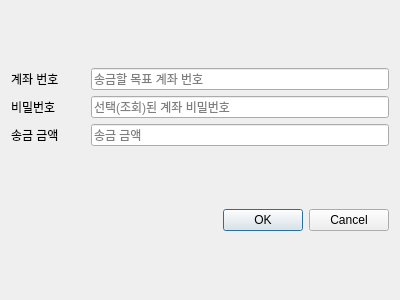
<?xml version="1.0" encoding="UTF-8"?>
<ui version="4.0">
 <class>TransferDialog</class>
 <widget class="QDialog" name="TransferDialog">
  <property name="geometry">
   <rect>
    <x>0</x>
    <y>0</y>
    <width>400</width>
    <height>300</height>
   </rect>
  </property>
  <property name="windowTitle">
   <string>송금</string>
  </property>
  <layout class="QGridLayout" name="gridLayout_2">
   <item row="0" column="0">
    <layout class="QGridLayout" name="gridLayout" columnstretch="1,4">
     <item row="0" column="1">
      <widget class="QLineEdit" name="d_acc_le">
       <property name="placeholderText">
        <string>송금할 목표 계좌 번호</string>
       </property>
      </widget>
     </item>
     <item row="1" column="0">
      <widget class="QLabel" name="d_pass_lbl">
       <property name="text">
        <string>비밀번호</string>
       </property>
      </widget>
     </item>
     <item row="1" column="1">
      <widget class="QLineEdit" name="d_pass_le">
       <property name="echoMode">
        <enum>QLineEdit::EchoMode::Password</enum>
       </property>
       <property name="placeholderText">
        <string>선택(조회)된 계좌 비밀번호</string>
       </property>
      </widget>
     </item>
     <item row="0" column="0">
      <widget class="QLabel" name="d_acc_lbl">
       <property name="layoutDirection">
        <enum>Qt::LayoutDirection::LeftToRight</enum>
       </property>
       <property name="text">
        <string>계좌 번호</string>
       </property>
      </widget>
     </item>
     <item row="2" column="0">
      <widget class="QLabel" name="d_amount_lbl">
       <property name="text">
        <string>송금 금액</string>
       </property>
      </widget>
     </item>
     <item row="2" column="1">
      <widget class="QLineEdit" name="d_amount_le">
       <property name="placeholderText">
        <string>송금 금액</string>
       </property>
      </widget>
     </item>
    </layout>
   </item>
   <item row="1" column="0">
    <widget class="QDialogButtonBox" name="buttonBox">
     <property name="orientation">
      <enum>Qt::Orientation::Horizontal</enum>
     </property>
     <property name="standardButtons">
      <set>QDialogButtonBox::StandardButton::Cancel|QDialogButtonBox::StandardButton::Ok</set>
     </property>
    </widget>
   </item>
  </layout>
 </widget>
 <resources/>
 <connections>
  <connection>
   <sender>buttonBox</sender>
   <signal>accepted()</signal>
   <receiver>TransferDialog</receiver>
   <slot>accept()</slot>
   <hints>
    <hint type="sourcelabel">
     <x>248</x>
     <y>254</y>
    </hint>
    <hint type="destinationlabel">
     <x>157</x>
     <y>274</y>
    </hint>
   </hints>
  </connection>
  <connection>
   <sender>buttonBox</sender>
   <signal>rejected()</signal>
   <receiver>TransferDialog</receiver>
   <slot>reject()</slot>
   <hints>
    <hint type="sourcelabel">
     <x>316</x>
     <y>260</y>
    </hint>
    <hint type="destinationlabel">
     <x>286</x>
     <y>274</y>
    </hint>
   </hints>
  </connection>
 </connections>
</ui>
